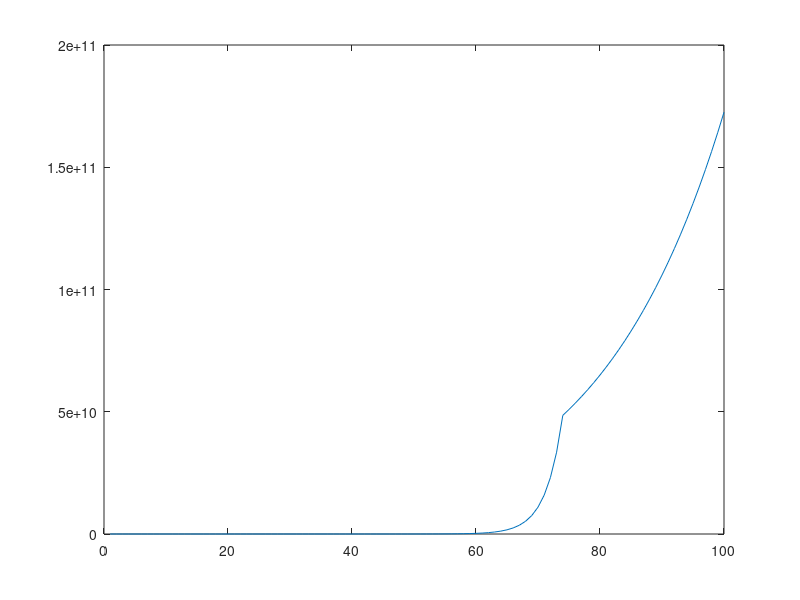

Source code (MATLAB):
experience=[100];
overall=100;
for finalLevel=2:1:100
    if finalLevel<50
        temp=experience(finalLevel-1)*1.3-(experience(finalLevel-1)*0.05);
    elseif finalLevel<75
        temp=experience(finalLevel-1)*1.5-(experience(finalLevel-1)*0.05);    
    elseif finalLevel<90
        temp=experience(finalLevel-1)*1.1-(experience(finalLevel-1)*0.05);    
    else
        temp=experience(finalLevel-1)*1.1-(experience(finalLevel-1)*0.05);    
    end
    overall=overall+temp;
    experience(finalLevel)=temp;
end
level=1;
totalAssignmentExp=0;
new=0;
current=experience(level);

for noOfAssignments=1:1:(24*5*4)%later-(4+4+4)for exam period, sat and sun already excluded
    
    if level==30
        fprintf('1');
        level=50;
    elseif level==85
        fprintf('3');
        level=90;
    elseif level==94
        fprintf('4');
        level=96;
    elseif level==98
        fprintf('5');
        level=100;
    end
    assignmentEarned=(10+level)^2;%10 is max marks
    totalAssignmentExp=totalAssignmentExp+assignmentEarned;
    if current<assignmentEarned
        new=assignmentEarned-current;
        level=level+1;
        current=experience(level)-new;
    elseif current==assignmentEarned
        new=0;
        level=level+1;
    else
        current=current-assignmentEarned;
    end
    
end

plot(1:1:100,experience);
